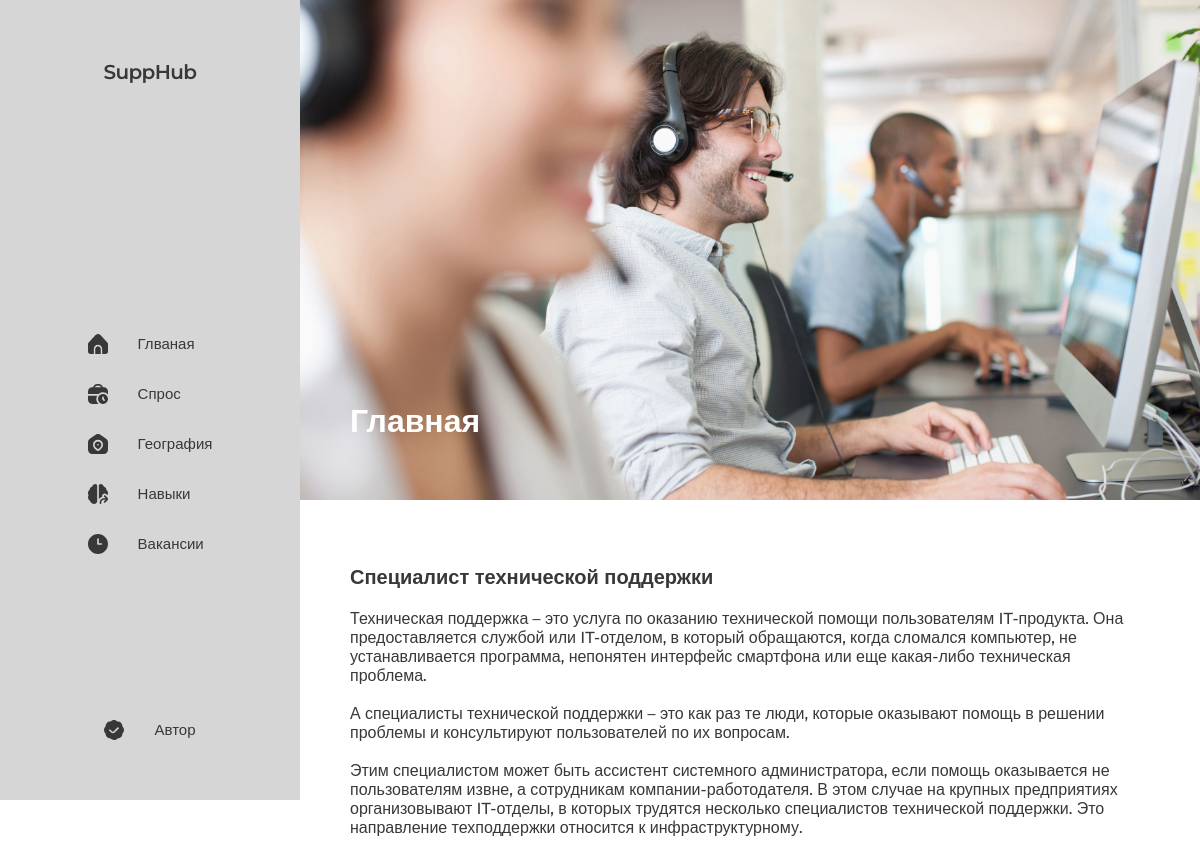
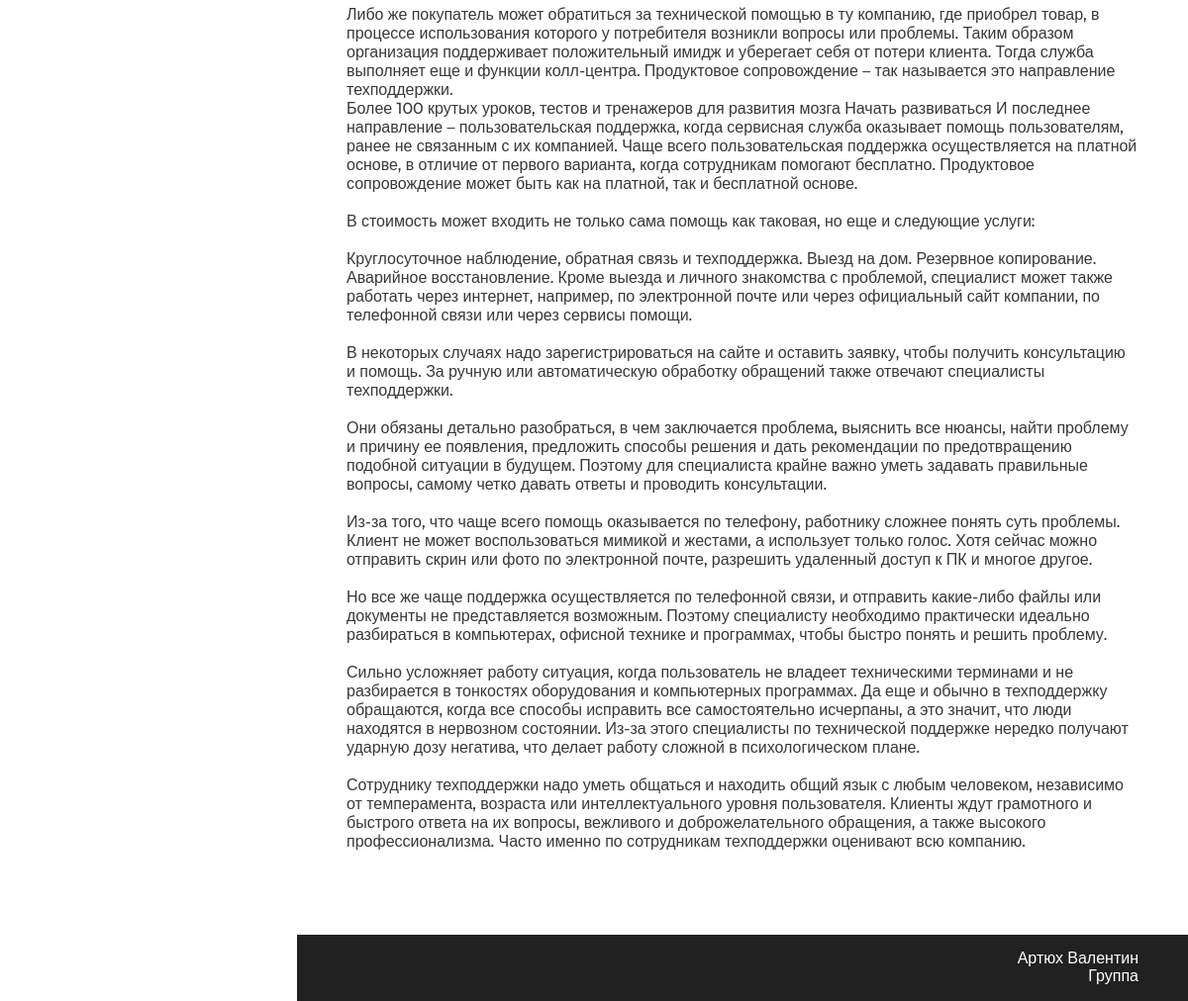
The page / on the database its author committed (2 pictures, top to bottom).
### mainapp/models.py (models this page shows)
class MainPageEls(models.Model):
    title = models.CharField("Название профессии", max_length=100)
    description = models.TextField("Описание", default=None)
    draft = models.BooleanField("Черновик", default=False)

### mainapp/views.py (the view)
# urls.py: path('', views.main, name='main'),
def main(request):
    data = list(MainPageEls.objects.filter(draft=False))[0]
    return render(request, 'mainapp/main_page.html', {'data': data})

### mainapp/templates/mainapp/main_page.html (shortened to what this page needs)
{% extends 'mainapp/base.html' %}
{% block content %}
        <div class="main-img flex">
            <div class="main-img-cont">
                <h2 class="title-page" style="margin: 0;">Главная</h2>
            </div>
        </div>
        <div class="main-cont">
            <div class="main-article">
                <p class="main-title">{{ data.title }}</p>
                <p class="main-text">
                    {{ data.description | safe }}
                </p>
            </div>
        </div>
{% endblock %}

### static/css/style.css (style rules this page uses)
:root { --width-menu: 300px; --width-content: 1350px; }
html { box-sizing: border-box; }
*, *::before, *::after { box-sizing: inherit; }
p { margin: 0; padding: 0; }
body { display: flex; flex-direction: column; margin-left: var(--width-menu); min-height: 100vh; font-family: 'Montserrat', sans-serif; font-style: normal; font-weight: 400; color: #383838; }
h1, h2 { margin: 0; }
.flex { display: flex; }
.main-img { height: 500px; align-items: flex-end; background-image: url(../img/asdsadasdasd.jpg); background-repeat: no-repeat; background-size: cover; background-position: center; color: rgb(255, 255, 255); }
.title-page { font-weight: 600; font-size: 32px; line-height: 29px; }
.main-img-cont { width: var(--width-content); margin: 0 auto; padding: 65px 50px; }
.main-cont { max-width: var(--width-content); ; margin: 0 auto; padding: 65px 50px; }
.main-article { margin-bottom: 20px; }
.main-text { font-weight: 500; font-size: 16px; line-height: 19px; }
.main-title { font-weight: 600; font-size: 20px; line-height: 24px; margin-bottom: 20px; }
.title-page { margin-bottom: 50px; }

### rows shown on the page
MainPageEls: title "Специалист технической поддержки", description "Техническая поддержка – это услуга по оказанию технической помощи пользователям IT-продукта. Она предоставляется службой или IT-отделом, в который обращаются, когда сломался компьютер, не устанавливается программа, непонятен интерфейс смартфона или еще какая-либо техническая проблема. А специалисты технической поддержки – это как раз те люди, которые оказывают помощь в решении проблемы и консультируют пользователей по их вопросам. Этим специалистом может быть ассистент системного администратора, если помощь оказывается не пользователям извне, а сотрудникам компании-работодателя. В этом случае на крупных предприятиях организовывают IT-отделы, в которых трудятся несколько специалистов…"
